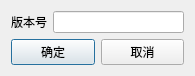
<?xml version="1.0" encoding="UTF-8"?>
<ui version="4.0">
 <class>SetVersionDialog</class>
 <widget class="QDialog" name="SetVersionDialog">
  <property name="geometry">
   <rect>
    <x>0</x>
    <y>0</y>
    <width>195</width>
    <height>71</height>
   </rect>
  </property>
  <property name="sizePolicy">
   <sizepolicy hsizetype="Preferred" vsizetype="Fixed">
    <horstretch>0</horstretch>
    <verstretch>0</verstretch>
   </sizepolicy>
  </property>
  <property name="maximumSize">
   <size>
    <width>16777215</width>
    <height>100</height>
   </size>
  </property>
  <property name="windowTitle">
   <string>设置版本号</string>
  </property>
  <layout class="QVBoxLayout" name="verticalLayout">
   <item>
    <layout class="QHBoxLayout" name="horizontalLayout">
     <item>
      <widget class="QLabel" name="LabelVersion">
       <property name="text">
        <string>版本号</string>
       </property>
      </widget>
     </item>
     <item>
      <widget class="QLineEdit" name="LineEditVersion"/>
     </item>
    </layout>
   </item>
   <item>
    <layout class="QHBoxLayout" name="horizontalLayout_2">
     <item>
      <widget class="QPushButton" name="ButtonOk">
       <property name="text">
        <string>确定</string>
       </property>
      </widget>
     </item>
     <item>
      <widget class="QPushButton" name="ButtonCancel">
       <property name="text">
        <string>取消</string>
       </property>
      </widget>
     </item>
    </layout>
   </item>
  </layout>
 </widget>
 <resources/>
 <connections>
  <connection>
   <sender>ButtonOk</sender>
   <signal>clicked()</signal>
   <receiver>SetVersionDialog</receiver>
   <slot>accept()</slot>
   <hints>
    <hint type="sourcelabel">
     <x>49</x>
     <y>59</y>
    </hint>
    <hint type="destinationlabel">
     <x>49</x>
     <y>67</y>
    </hint>
   </hints>
  </connection>
  <connection>
   <sender>ButtonCancel</sender>
   <signal>clicked()</signal>
   <receiver>SetVersionDialog</receiver>
   <slot>reject()</slot>
   <hints>
    <hint type="sourcelabel">
     <x>142</x>
     <y>59</y>
    </hint>
    <hint type="destinationlabel">
     <x>142</x>
     <y>66</y>
    </hint>
   </hints>
  </connection>
 </connections>
</ui>
